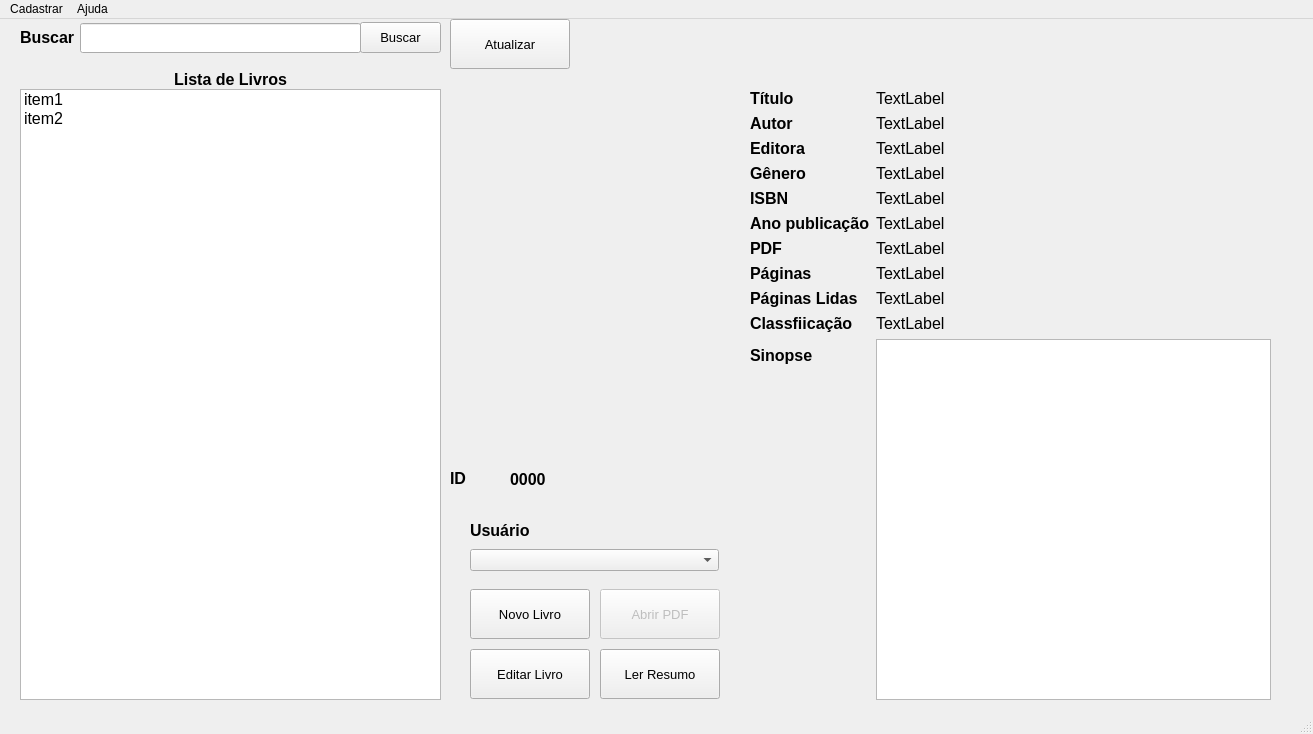
<?xml version="1.0" encoding="UTF-8"?>
<ui version="4.0">
 <class>MainWindow</class>
 <widget class="QMainWindow" name="MainWindow">
  <property name="geometry">
   <rect>
    <x>0</x>
    <y>0</y>
    <width>1313</width>
    <height>734</height>
   </rect>
  </property>
  <property name="windowTitle">
   <string>Minha Biblioteca</string>
  </property>
  <widget class="QWidget" name="centralwidget">
   <widget class="QLabel" name="label">
    <property name="geometry">
     <rect>
      <x>340</x>
      <y>740</y>
      <width>47</width>
      <height>13</height>
     </rect>
    </property>
    <property name="text">
     <string>TextLabel</string>
    </property>
   </widget>
   <widget class="QWidget" name="formLayoutWidget">
    <property name="geometry">
     <rect>
      <x>750</x>
      <y>70</y>
      <width>521</width>
      <height>611</height>
     </rect>
    </property>
    <layout class="QFormLayout" name="formLayout">
     <item row="0" column="0">
      <widget class="QLabel" name="label_2">
       <property name="font">
        <font>
         <pointsize>12</pointsize>
         <weight>75</weight>
         <bold>true</bold>
        </font>
       </property>
       <property name="text">
        <string>Título</string>
       </property>
      </widget>
     </item>
     <item row="0" column="1">
      <widget class="QLabel" name="lbTituloLivro">
       <property name="font">
        <font>
         <pointsize>12</pointsize>
        </font>
       </property>
       <property name="text">
        <string>TextLabel</string>
       </property>
      </widget>
     </item>
     <item row="1" column="0">
      <widget class="QLabel" name="label_4">
       <property name="font">
        <font>
         <pointsize>12</pointsize>
         <weight>75</weight>
         <bold>true</bold>
        </font>
       </property>
       <property name="text">
        <string>Autor</string>
       </property>
      </widget>
     </item>
     <item row="1" column="1">
      <widget class="QLabel" name="lbAutor">
       <property name="font">
        <font>
         <pointsize>12</pointsize>
        </font>
       </property>
       <property name="text">
        <string>TextLabel</string>
       </property>
      </widget>
     </item>
     <item row="2" column="0">
      <widget class="QLabel" name="label_6">
       <property name="font">
        <font>
         <pointsize>12</pointsize>
         <weight>75</weight>
         <bold>true</bold>
        </font>
       </property>
       <property name="text">
        <string>Editora</string>
       </property>
      </widget>
     </item>
     <item row="2" column="1">
      <widget class="QLabel" name="lbEditora">
       <property name="font">
        <font>
         <pointsize>12</pointsize>
        </font>
       </property>
       <property name="text">
        <string>TextLabel</string>
       </property>
      </widget>
     </item>
     <item row="3" column="0">
      <widget class="QLabel" name="label_8">
       <property name="font">
        <font>
         <pointsize>12</pointsize>
         <weight>75</weight>
         <bold>true</bold>
        </font>
       </property>
       <property name="text">
        <string>Gênero</string>
       </property>
      </widget>
     </item>
     <item row="3" column="1">
      <widget class="QLabel" name="lbGenero">
       <property name="font">
        <font>
         <pointsize>12</pointsize>
        </font>
       </property>
       <property name="text">
        <string>TextLabel</string>
       </property>
      </widget>
     </item>
     <item row="4" column="0">
      <widget class="QLabel" name="label_10">
       <property name="font">
        <font>
         <pointsize>12</pointsize>
         <weight>75</weight>
         <bold>true</bold>
        </font>
       </property>
       <property name="text">
        <string>ISBN</string>
       </property>
      </widget>
     </item>
     <item row="4" column="1">
      <widget class="QLabel" name="lbIsbn">
       <property name="font">
        <font>
         <pointsize>12</pointsize>
        </font>
       </property>
       <property name="text">
        <string>TextLabel</string>
       </property>
      </widget>
     </item>
     <item row="5" column="0">
      <widget class="QLabel" name="label_14">
       <property name="font">
        <font>
         <pointsize>12</pointsize>
         <weight>75</weight>
         <bold>true</bold>
        </font>
       </property>
       <property name="text">
        <string>Ano publicação</string>
       </property>
      </widget>
     </item>
     <item row="5" column="1">
      <widget class="QLabel" name="lbAnoPublicacao">
       <property name="font">
        <font>
         <pointsize>12</pointsize>
        </font>
       </property>
       <property name="text">
        <string>TextLabel</string>
       </property>
      </widget>
     </item>
     <item row="6" column="0">
      <widget class="QLabel" name="label_16">
       <property name="font">
        <font>
         <pointsize>12</pointsize>
         <weight>75</weight>
         <bold>true</bold>
        </font>
       </property>
       <property name="text">
        <string>PDF</string>
       </property>
      </widget>
     </item>
     <item row="6" column="1">
      <widget class="QLabel" name="lbPDF">
       <property name="font">
        <font>
         <pointsize>12</pointsize>
        </font>
       </property>
       <property name="text">
        <string>TextLabel</string>
       </property>
      </widget>
     </item>
     <item row="7" column="0">
      <widget class="QLabel" name="label_12">
       <property name="font">
        <font>
         <pointsize>12</pointsize>
         <weight>75</weight>
         <bold>true</bold>
        </font>
       </property>
       <property name="text">
        <string>Páginas</string>
       </property>
      </widget>
     </item>
     <item row="7" column="1">
      <widget class="QLabel" name="lbPaginas">
       <property name="font">
        <font>
         <pointsize>12</pointsize>
        </font>
       </property>
       <property name="text">
        <string>TextLabel</string>
       </property>
      </widget>
     </item>
     <item row="8" column="0">
      <widget class="QLabel" name="label_13">
       <property name="font">
        <font>
         <pointsize>12</pointsize>
         <weight>75</weight>
         <bold>true</bold>
        </font>
       </property>
       <property name="text">
        <string>Páginas Lidas</string>
       </property>
      </widget>
     </item>
     <item row="8" column="1">
      <widget class="QLabel" name="lbPaginasLidas">
       <property name="font">
        <font>
         <pointsize>12</pointsize>
        </font>
       </property>
       <property name="text">
        <string>TextLabel</string>
       </property>
      </widget>
     </item>
     <item row="9" column="0">
      <widget class="QLabel" name="label_18">
       <property name="font">
        <font>
         <pointsize>12</pointsize>
         <weight>75</weight>
         <bold>true</bold>
        </font>
       </property>
       <property name="text">
        <string>Classfiicação</string>
       </property>
      </widget>
     </item>
     <item row="9" column="1">
      <widget class="QLabel" name="lbClassificacao">
       <property name="font">
        <font>
         <pointsize>12</pointsize>
        </font>
       </property>
       <property name="text">
        <string>TextLabel</string>
       </property>
      </widget>
     </item>
     <item row="10" column="0">
      <widget class="QLabel" name="label_20">
       <property name="font">
        <font>
         <pointsize>12</pointsize>
         <weight>75</weight>
         <bold>true</bold>
        </font>
       </property>
       <property name="text">
        <string>Sinopse</string>
       </property>
      </widget>
     </item>
     <item row="10" column="1">
      <widget class="QTextEdit" name="txtSinopse">
       <property name="enabled">
        <bool>true</bool>
       </property>
       <property name="font">
        <font>
         <pointsize>12</pointsize>
        </font>
       </property>
      </widget>
     </item>
    </layout>
   </widget>
   <widget class="QPushButton" name="btLerResumo">
    <property name="geometry">
     <rect>
      <x>600</x>
      <y>630</y>
      <width>120</width>
      <height>50</height>
     </rect>
    </property>
    <property name="font">
     <font>
      <pointsize>10</pointsize>
     </font>
    </property>
    <property name="text">
     <string>Ler Resumo</string>
    </property>
    <property name="icon">
     <iconset>
      <normaloff>../../resources/icons/local_library_16dp_5F6368.png</normaloff>../../resources/icons/local_library_16dp_5F6368.png</iconset>
    </property>
    <property name="iconSize">
     <size>
      <width>24</width>
      <height>24</height>
     </size>
    </property>
   </widget>
   <widget class="QPushButton" name="btAbrirPDF">
    <property name="enabled">
     <bool>false</bool>
    </property>
    <property name="geometry">
     <rect>
      <x>600</x>
      <y>570</y>
      <width>120</width>
      <height>50</height>
     </rect>
    </property>
    <property name="font">
     <font>
      <pointsize>10</pointsize>
     </font>
    </property>
    <property name="text">
     <string>Abrir PDF</string>
    </property>
    <property name="icon">
     <iconset>
      <normaloff>../../resources/icons/picture_as_pdf_16dp_5F6368.png</normaloff>../../resources/icons/picture_as_pdf_16dp_5F6368.png</iconset>
    </property>
    <property name="iconSize">
     <size>
      <width>24</width>
      <height>24</height>
     </size>
    </property>
   </widget>
   <widget class="QPushButton" name="btBuscarLivros">
    <property name="geometry">
     <rect>
      <x>360</x>
      <y>3</y>
      <width>81</width>
      <height>31</height>
     </rect>
    </property>
    <property name="font">
     <font>
      <pointsize>10</pointsize>
     </font>
    </property>
    <property name="text">
     <string>Buscar</string>
    </property>
    <property name="icon">
     <iconset>
      <normaloff>../../resources/icons/search_24dp_5F6368.png</normaloff>../../resources/icons/search_24dp_5F6368.png</iconset>
    </property>
    <property name="iconSize">
     <size>
      <width>24</width>
      <height>24</height>
     </size>
    </property>
   </widget>
   <widget class="QPushButton" name="btNovoLivro">
    <property name="geometry">
     <rect>
      <x>470</x>
      <y>570</y>
      <width>120</width>
      <height>50</height>
     </rect>
    </property>
    <property name="font">
     <font>
      <pointsize>10</pointsize>
     </font>
    </property>
    <property name="text">
     <string>Novo Livro</string>
    </property>
    <property name="icon">
     <iconset>
      <normaloff>../../resources/icons/library_books_16dp_5F6368.png</normaloff>../../resources/icons/library_books_16dp_5F6368.png</iconset>
    </property>
    <property name="iconSize">
     <size>
      <width>24</width>
      <height>24</height>
     </size>
    </property>
   </widget>
   <widget class="QLabel" name="lbCapa">
    <property name="geometry">
     <rect>
      <x>450</x>
      <y>70</y>
      <width>291</width>
      <height>371</height>
     </rect>
    </property>
    <property name="autoFillBackground">
     <bool>false</bool>
    </property>
    <property name="text">
     <string/>
    </property>
    <property name="pixmap">
     <pixmap>../../resources/img/capa_programa_principal.png</pixmap>
    </property>
    <property name="scaledContents">
     <bool>true</bool>
    </property>
    <property name="alignment">
     <set>Qt::AlignBottom|Qt::AlignLeading|Qt::AlignLeft</set>
    </property>
    <property name="wordWrap">
     <bool>false</bool>
    </property>
   </widget>
   <widget class="QLineEdit" name="lineEdit">
    <property name="geometry">
     <rect>
      <x>80</x>
      <y>4</y>
      <width>281</width>
      <height>30</height>
     </rect>
    </property>
    <property name="font">
     <font>
      <pointsize>12</pointsize>
     </font>
    </property>
   </widget>
   <widget class="QLabel" name="label_3">
    <property name="geometry">
     <rect>
      <x>20</x>
      <y>10</y>
      <width>61</width>
      <height>16</height>
     </rect>
    </property>
    <property name="font">
     <font>
      <pointsize>12</pointsize>
      <weight>75</weight>
      <bold>true</bold>
     </font>
    </property>
    <property name="text">
     <string>Buscar</string>
    </property>
   </widget>
   <widget class="QPushButton" name="btEditarLivro">
    <property name="geometry">
     <rect>
      <x>470</x>
      <y>630</y>
      <width>120</width>
      <height>50</height>
     </rect>
    </property>
    <property name="font">
     <font>
      <pointsize>10</pointsize>
     </font>
    </property>
    <property name="text">
     <string>Editar Livro</string>
    </property>
    <property name="icon">
     <iconset>
      <normaloff>../../resources/icons/border_color_16dp_5F6368.png</normaloff>../../resources/icons/border_color_16dp_5F6368.png</iconset>
    </property>
    <property name="iconSize">
     <size>
      <width>24</width>
      <height>24</height>
     </size>
    </property>
   </widget>
   <widget class="QLabel" name="label_21">
    <property name="geometry">
     <rect>
      <x>470</x>
      <y>500</y>
      <width>62</width>
      <height>22</height>
     </rect>
    </property>
    <property name="font">
     <font>
      <pointsize>12</pointsize>
      <weight>75</weight>
      <bold>true</bold>
     </font>
    </property>
    <property name="text">
     <string>Usuário</string>
    </property>
   </widget>
   <widget class="QComboBox" name="cbUsuarios">
    <property name="geometry">
     <rect>
      <x>470</x>
      <y>530</y>
      <width>249</width>
      <height>22</height>
     </rect>
    </property>
    <property name="font">
     <font>
      <pointsize>10</pointsize>
     </font>
    </property>
   </widget>
   <widget class="QLabel" name="label_5">
    <property name="geometry">
     <rect>
      <x>30</x>
      <y>50</y>
      <width>401</width>
      <height>20</height>
     </rect>
    </property>
    <property name="font">
     <font>
      <pointsize>12</pointsize>
      <weight>75</weight>
      <bold>true</bold>
     </font>
    </property>
    <property name="text">
     <string>Lista de Livros</string>
    </property>
    <property name="alignment">
     <set>Qt::AlignCenter</set>
    </property>
   </widget>
   <widget class="QListWidget" name="lstLivros">
    <property name="geometry">
     <rect>
      <x>20</x>
      <y>70</y>
      <width>421</width>
      <height>611</height>
     </rect>
    </property>
    <property name="font">
     <font>
      <pointsize>12</pointsize>
     </font>
    </property>
    <item>
     <property name="text">
      <string>item1</string>
     </property>
    </item>
    <item>
     <property name="text">
      <string>item2</string>
     </property>
    </item>
   </widget>
   <widget class="QLabel" name="label_7">
    <property name="geometry">
     <rect>
      <x>450</x>
      <y>450</y>
      <width>48</width>
      <height>19</height>
     </rect>
    </property>
    <property name="font">
     <font>
      <pointsize>12</pointsize>
      <weight>75</weight>
      <bold>true</bold>
     </font>
    </property>
    <property name="text">
     <string>ID</string>
    </property>
   </widget>
   <widget class="QLabel" name="lbID">
    <property name="geometry">
     <rect>
      <x>510</x>
      <y>450</y>
      <width>121</width>
      <height>20</height>
     </rect>
    </property>
    <property name="font">
     <font>
      <pointsize>12</pointsize>
      <weight>75</weight>
      <bold>true</bold>
     </font>
    </property>
    <property name="text">
     <string>0000</string>
    </property>
   </widget>
   <widget class="QPushButton" name="btAtualizar">
    <property name="geometry">
     <rect>
      <x>450</x>
      <y>0</y>
      <width>120</width>
      <height>50</height>
     </rect>
    </property>
    <property name="font">
     <font>
      <pointsize>10</pointsize>
     </font>
    </property>
    <property name="text">
     <string>Atualizar</string>
    </property>
    <property name="icon">
     <iconset>
      <normaloff>../../resources/icons/refresh_24dp_5F6368_FILL0_wght400_GRAD0_opsz24.png</normaloff>../../resources/icons/refresh_24dp_5F6368_FILL0_wght400_GRAD0_opsz24.png</iconset>
    </property>
    <property name="iconSize">
     <size>
      <width>24</width>
      <height>24</height>
     </size>
    </property>
   </widget>
  </widget>
  <widget class="QMenuBar" name="menubar">
   <property name="geometry">
    <rect>
     <x>0</x>
     <y>0</y>
     <width>1313</width>
     <height>21</height>
    </rect>
   </property>
   <widget class="QMenu" name="menuCadastrar">
    <property name="contextMenuPolicy">
     <enum>Qt::DefaultContextMenu</enum>
    </property>
    <property name="layoutDirection">
     <enum>Qt::LeftToRight</enum>
    </property>
    <property name="title">
     <string>Cadastrar</string>
    </property>
    <addaction name="menuNovoLivro"/>
    <addaction name="menuCadatrarGenero"/>
    <addaction name="separator"/>
    <addaction name="menuCadastrarUsuario"/>
   </widget>
   <widget class="QMenu" name="menuAjuda">
    <property name="title">
     <string>Ajuda</string>
    </property>
    <addaction name="menuSobrePrograma"/>
    <addaction name="separator"/>
    <addaction name="menuEfetuarTeste"/>
   </widget>
   <addaction name="menuCadastrar"/>
   <addaction name="menuAjuda"/>
  </widget>
  <widget class="QStatusBar" name="statusbar"/>
  <action name="menuNovoLivro">
   <property name="text">
    <string>Novo Livro</string>
   </property>
  </action>
  <action name="menuCadatrarGenero">
   <property name="text">
    <string>Cadastrar Gênero de livro</string>
   </property>
  </action>
  <action name="menuCadastrarUsuario">
   <property name="text">
    <string>Usuários</string>
   </property>
  </action>
  <action name="actionResumo">
   <property name="text">
    <string>Resumo</string>
   </property>
  </action>
  <action name="menuEfetuarTestes">
   <property name="text">
    <string> Efetuar Testes DB</string>
   </property>
  </action>
  <action name="menuSobrePrograma">
   <property name="text">
    <string>Sobre o programa</string>
   </property>
  </action>
  <action name="menuEfetuarTeste">
   <property name="text">
    <string>Efetuar Testes DB</string>
   </property>
  </action>
 </widget>
 <resources/>
 <connections/>
</ui>
